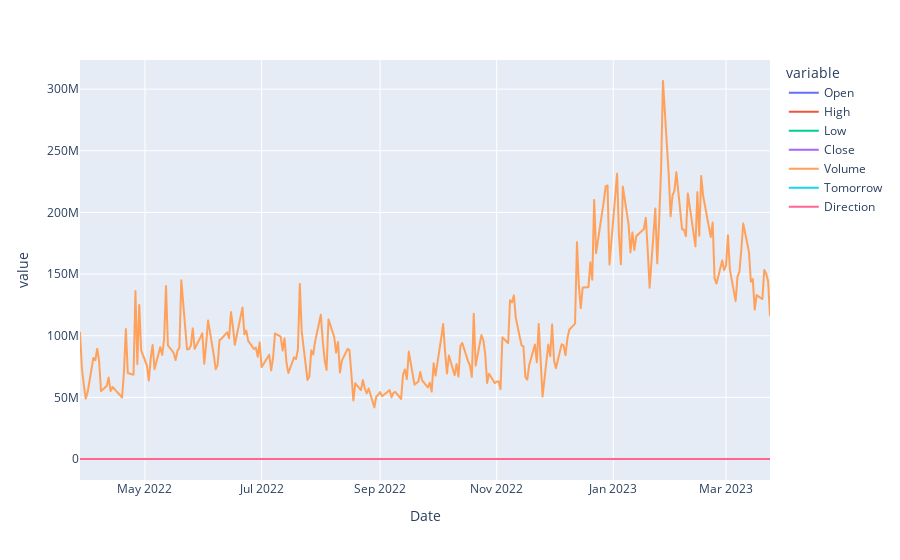

Here is the notebook cell this chart was saved with:
### Code cell
pd.options.plotting.backend = 'plotly'
Tesla_df.plot()

### Figure 1 — Plotly figure (JSON) as saved in the notebook; plotly's stock layout.template omitted (floating-point values rounded to 4 significant figures; data arrays with more than 128 entries replaced by an {"elided": "..."} marker saying what was removed)
{"data": [{"hovertemplate": "variable=Open<br>Date=%{x}<br>value=%{y}<extra></extra>", "legendgroup": "Open", "line": {"color": "#636efa", "dash": "solid"}, "marker": {"symbol": "circle"}, "mode": "lines", "name": "Open", "showlegend": true, "type": "scattergl", "x": {"elided": "250 str values"}, "xaxis": "x", "y": {"elided": "250 float values"}, "yaxis": "y"}, {"hovertemplate": "variable=High<br>Date=%{x}<br>value=%{y}<extra></extra>", "legendgroup": "High", "line": {"color": "#EF553B", "dash": "solid"}, "marker": {"symbol": "circle"}, "mode": "lines", "name": "High", "showlegend": true, "type": "scattergl", "x": {"elided": "250 str values"}, "xaxis": "x", "y": {"elided": "250 float values"}, "yaxis": "y"}, {"hovertemplate": "variable=Low<br>Date=%{x}<br>value=%{y}<extra></extra>", "legendgroup": "Low", "line": {"color": "#00cc96", "dash": "solid"}, "marker": {"symbol": "circle"}, "mode": "lines", "name": "Low", "showlegend": true, "type": "scattergl", "x": {"elided": "250 str values"}, "xaxis": "x", "y": {"elided": "250 float values"}, "yaxis": "y"}, {"hovertemplate": "variable=Close<br>Date=%{x}<br>value=%{y}<extra></extra>", "legendgroup": "Close", "line": {"color": "#ab63fa", "dash": "solid"}, "marker": {"symbol": "circle"}, "mode": "lines", "name": "Close", "showlegend": true, "type": "scattergl", "x": {"elided": "250 str values"}, "xaxis": "x", "y": {"elided": "250 float values"}, "yaxis": "y"}, {"hovertemplate": "variable=Volume<br>Date=%{x}<br>value=%{y}<extra></extra>", "legendgroup": "Volume", "line": {"color": "#FFA15A", "dash": "solid"}, "marker": {"symbol": "circle"}, "mode": "lines", "name": "Volume", "showlegend": true, "type": "scattergl", "x": {"elided": "250 str values"}, "xaxis": "x", "y": {"elided": "250 int values"}, "yaxis": "y"}, {"hovertemplate": "variable=Tomorrow<br>Date=%{x}<br>value=%{y}<extra></extra>", "legendgroup": "Tomorrow", "line": {"color": "#19d3f3", "dash": "solid"}, "marker": {"symbol": "circle"}, "mode": "lines", "name": "Tomorrow", "showlegend": true, "type": "scattergl", "x": {"elided": "250 str values"}, "xaxis": "x", "y": {"elided": "250 float values"}, "yaxis": "y"}, {"hovertemplate": "variable=Direction<br>Date=%{x}<br>value=%{y}<extra></extra>", "legendgroup": "Direction", "line": {"color": "#FF6692", "dash": "solid"}, "marker": {"symbol": "circle"}, "mode": "lines", "name": "Direction", "showlegend": true, "type": "scattergl", "x": {"elided": "250 str values"}, "xaxis": "x", "y": {"elided": "250 int values"}, "yaxis": "y"}], "layout": {"legend": {"title": {"text": "variable"}, "tracegroupgap": 0}, "margin": {"t": 60}, "xaxis": {"anchor": "y", "domain": [0, 1], "title": {"text": "Date"}}, "yaxis": {"anchor": "x", "domain": [0, 1], "title": {"text": "value"}}}}
